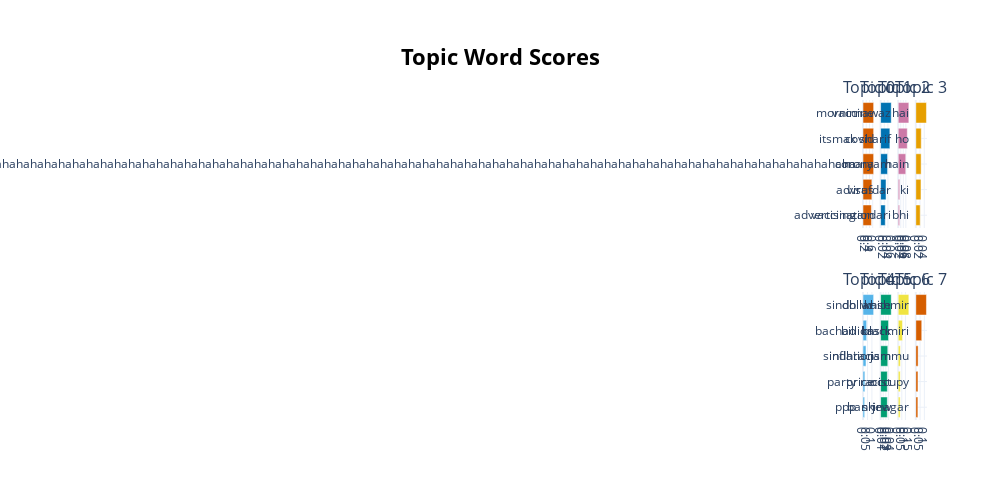

Notebook cell for this chart:
### Code cell
topic_model.visualize_barchart()

### Figure 1 — Plotly figure (JSON) as saved in the notebook; plotly's stock layout.template omitted (floating-point values rounded to 4 significant figures)
{"data": [{"marker": {"color": "#D55E00"}, "orientation": "h", "type": "bar", "x": [0.5192, 0.5478, 0.6574, 0.6574, 0.6574], "xaxis": "x", "y": ["advertising  ", "adv  ", "hahahahahahahahahahahahahahahahahahahahahahahahahahahahahahahahahahahahahahahahahahahahahahahahahahahahahahahahahahahahahahahahahahahahahahahahahahahahahahahahahahahahahahahahahahahahahahahahahahahahahahahahahahahahahahahahahahahahahahahahahahahahahahahahahahahahahahahahahahahahahahahahahahahahahahahahahahahahahahahahahahahahahahahahahahahahahahahahahahahahahahahahahahahahahahahahahahahahahahahahahahahahahahahahahahahahahahahahahahahahahahahahahahahahahahahahahahahahahahahaha  ", "itsmak  ", "mornin  "], "yaxis": "y"}, {"marker": {"color": "#0072B2"}, "orientation": "h", "type": "bar", "x": [0.02555, 0.02969, 0.03809, 0.05074, 0.05824], "xaxis": "x2", "y": ["vaccination  ", "virus  ", "corona  ", "covid  ", "vaccine  "], "yaxis": "y2"}, {"marker": {"color": "#CC79A7"}, "orientation": "h", "type": "bar", "x": [0.0112, 0.01187, 0.05926, 0.07108, 0.08329], "xaxis": "x3", "y": ["zardari  ", "safdar  ", "maryam  ", "sharif  ", "nawaz  "], "yaxis": "y3"}, {"marker": {"color": "#E69F00"}, "orientation": "h", "type": "bar", "x": [0.02071, 0.02447, 0.02522, 0.02574, 0.05033], "xaxis": "x4", "y": ["bhi  ", "ki  ", "hain  ", "ho  ", "hai  "], "yaxis": "y4"}, {"marker": {"color": "#56B4E9"}, "orientation": "h", "type": "bar", "x": [0.01855, 0.0209, 0.03388, 0.04069, 0.1193], "xaxis": "x5", "y": ["ppp  ", "party  ", "sindhi  ", "bachao  ", "sindh  "], "yaxis": "y5"}, {"marker": {"color": "#009E73"}, "orientation": "h", "type": "bar", "x": [0.02557, 0.02569, 0.02743, 0.03023, 0.04063], "xaxis": "x6", "y": ["bank  ", "price  ", "inflation  ", "billion  ", "dollar  "], "yaxis": "y6"}, {"marker": {"color": "#F0E442"}, "orientation": "h", "type": "bar", "x": [0.02682, 0.02765, 0.0292, 0.05957, 0.1474], "xaxis": "x7", "y": ["jew  ", "racist  ", "racism  ", "black  ", "white  "], "yaxis": "y7"}, {"marker": {"color": "#D55E00"}, "orientation": "h", "type": "bar", "x": [0.02413, 0.02517, 0.02697, 0.06933, 0.1242], "xaxis": "x8", "y": ["srinagar  ", "occupy  ", "jammu  ", "kashmiri  ", "kashmir  "], "yaxis": "y8"}], "layout": {"annotations": [{"font": {"size": 16}, "showarrow": false, "text": "Topic 0", "x": 0.0875, "xanchor": "center", "xref": "paper", "y": 1, "yanchor": "bottom", "yref": "paper"}, {"font": {"size": 16}, "showarrow": false, "text": "Topic 1", "x": 0.3625, "xanchor": "center", "xref": "paper", "y": 1, "yanchor": "bottom", "yref": "paper"}, {"font": {"size": 16}, "showarrow": false, "text": "Topic 2", "x": 0.6375, "xanchor": "center", "xref": "paper", "y": 1, "yanchor": "bottom", "yref": "paper"}, {"font": {"size": 16}, "showarrow": false, "text": "Topic 3", "x": 0.9125, "xanchor": "center", "xref": "paper", "y": 1, "yanchor": "bottom", "yref": "paper"}, {"font": {"size": 16}, "showarrow": false, "text": "Topic 4", "x": 0.0875, "xanchor": "center", "xref": "paper", "y": 0.4, "yanchor": "bottom", "yref": "paper"}, {"font": {"size": 16}, "showarrow": false, "text": "Topic 5", "x": 0.3625, "xanchor": "center", "xref": "paper", "y": 0.4, "yanchor": "bottom", "yref": "paper"}, {"font": {"size": 16}, "showarrow": false, "text": "Topic 6", "x": 0.6375, "xanchor": "center", "xref": "paper", "y": 0.4, "yanchor": "bottom", "yref": "paper"}, {"font": {"size": 16}, "showarrow": false, "text": "Topic 7", "x": 0.9125, "xanchor": "center", "xref": "paper", "y": 0.4, "yanchor": "bottom", "yref": "paper"}], "height": 500, "hoverlabel": {"bgcolor": "white", "font": {"family": "Rockwell", "size": 16}}, "showlegend": false, "title": {"font": {"color": "Black", "size": 22}, "text": "<b>Topic Word Scores", "x": 0.5, "xanchor": "center", "yanchor": "top"}, "width": 1000, "xaxis": {"anchor": "y", "domain": [0, 0.175], "showgrid": true}, "xaxis2": {"anchor": "y2", "domain": [0.275, 0.45], "showgrid": true}, "xaxis3": {"anchor": "y3", "domain": [0.55, 0.725], "showgrid": true}, "xaxis4": {"anchor": "y4", "domain": [0.825, 1], "showgrid": true}, "xaxis5": {"anchor": "y5", "domain": [0, 0.175], "showgrid": true}, "xaxis6": {"anchor": "y6", "domain": [0.275, 0.45], "showgrid": true}, "xaxis7": {"anchor": "y7", "domain": [0.55, 0.725], "showgrid": true}, "xaxis8": {"anchor": "y8", "domain": [0.825, 1], "showgrid": true}, "yaxis": {"anchor": "x", "domain": [0.6, 1], "showgrid": true}, "yaxis2": {"anchor": "x2", "domain": [0.6, 1], "showgrid": true}, "yaxis3": {"anchor": "x3", "domain": [0.6, 1], "showgrid": true}, "yaxis4": {"anchor": "x4", "domain": [0.6, 1], "showgrid": true}, "yaxis5": {"anchor": "x5", "domain": [0, 0.4], "showgrid": true}, "yaxis6": {"anchor": "x6", "domain": [0, 0.4], "showgrid": true}, "yaxis7": {"anchor": "x7", "domain": [0, 0.4], "showgrid": true}, "yaxis8": {"anchor": "x8", "domain": [0, 0.4], "showgrid": true}}}
